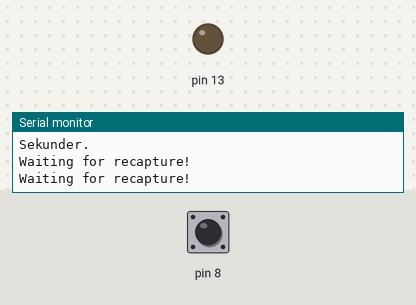
A sketch run on a simulated Arduino Uno, built with avr-gcc and run on an emulated ATmega328P. On the bench: output pins drawn as LEDs (lit = HIGH), the last lines printed to the serial monitor. The inputs (shaded band) are chosen by the test bench; at power-on: pin 8 HIGH. Random numbers use the default seed unless the sketch sets one.

Above: at 7.6 s.
7.7 s: pin 8 pulled LOW for 1.55 s
At 13.0 s:
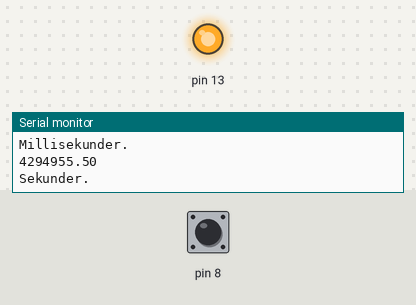
13.5 s: pin 8 pulled LOW for 3.2 s
Timing chart, 0 to 20.6 s (numbered marks = the images above; inputs shaded):
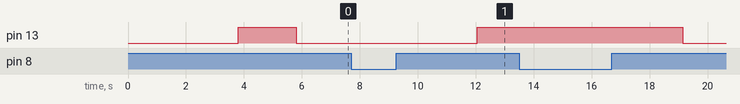

Measured:
- after the input at 7.7 s, pin 13: LOW → HIGH after 4.4 s

The sketch:

Opgave02.ino
```cpp
void setup() {
  Serial.begin(9600);
  pinMode(13,OUTPUT);
  pinMode(8,INPUT_PULLUP);
}

unsigned long startTime, stopTime, reacTime;
float reacTimeSec;
#define T 5
float tidsArray [T];
int i;

void loop() {
  for(int i=0; i<T; i++){
    delay(2000);
    Serial.println("Klar");
    delay(random(1000,3000));
    digitalWrite(13,HIGH);
    startTime = millis();
    while(digitalRead(8)==LOW){
      stopTime = millis();
      }
    reacTime = stopTime - startTime;
    reacTimeSec = (float)reacTime / 1000.0;
    Serial.println(reacTime);
    Serial.println("Millisekunder.");
    Serial.println(reacTimeSec);
    Serial.println("Sekunder.");
    delay(2000);
    while(digitalRead(8)==HIGH){
      digitalWrite(13,LOW);
      Serial.println("Waiting for recapture!");
      delay(1000);
      }
    tidsArray[i] = reacTimeSec;
    Serial.println(tidsArray[i]);
    Serial.print(i+1 );
    Serial.print(". kasse\n");
  }
  for(int i=0; i<T; i++){
    Serial.print("Tid ");
    Serial.print(i+1);
    Serial.print(": ");
    Serial.println(tidsArray[i]);
    Serial.print(" sekunder");
  }
}
```
